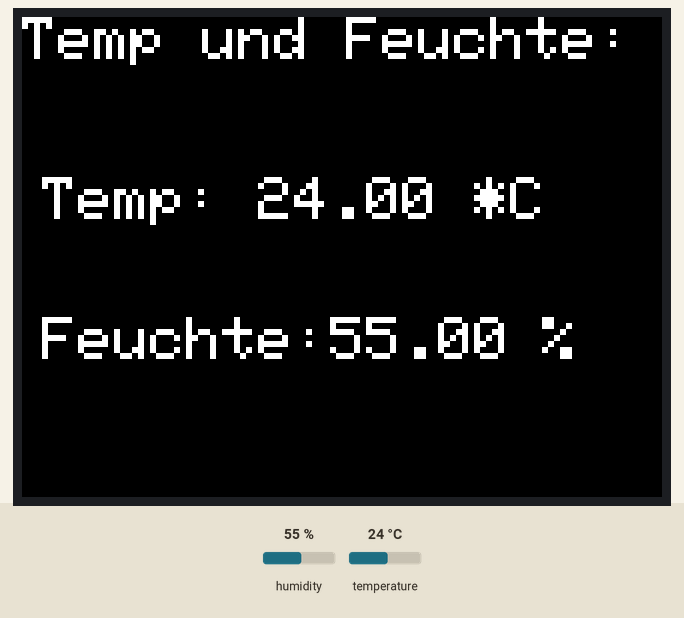
This sketch was run on a simulated ESP32. Shown: 320×240 colour display. The test bench sets the inputs (shaded band); at power-on: humidity 55 %, temperature 24 °C. What the sketch prints to the serial monitor is not drawn.

Above: at 1.3 s.
1.4 s: humidity set to 22 %
At 5.6 s:
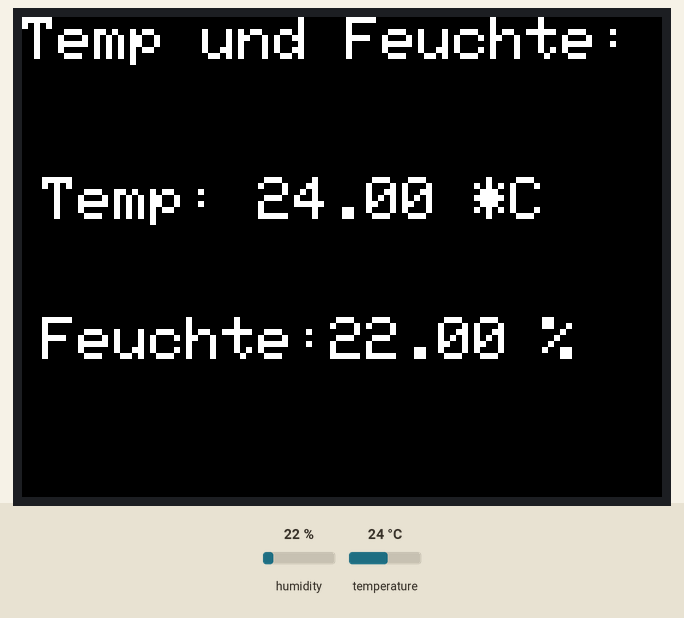
Timing chart, 0 to 7.1 s (numbered marks = the images above; inputs shaded):
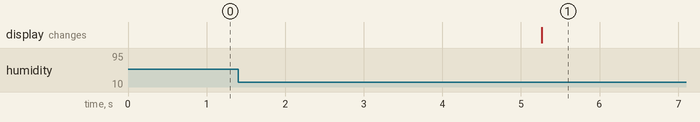

Measured:
- after the input at 1.4 s, the display: changes after 3.9 s (image 1)

The sketch:

DHT12.ino
```cpp
#include <M5Stack.h>
#include "DHT12.h"
#include <Wire.h>     //The DHT12 uses I2C comunication.
DHT12 dht12;          //Preset scale CELSIUS and ID 0x5c.

/*
For configuration library:
DHT12 dht12("Scale temperature","ID device for I2C");
On "Scale temperature" you can select the preset scale:
CELSIUS, FAHRENHEIT or KELVIN.
And on "ID device", you can put ID sensor, on DHT12
normally is 0x5c.
Examples:
  DHT12 dht12;
The preset scale is CELSIUS and ID is 0x5c.
  DHT12 dht12(KELVIN);
the preset scale is KELVIN and ID is 0x5c.
  DHT12 dht12(FAHRENHEIT,0x53);
The preset scale is FAHRENHEIT and ID is 0x53.
*/
  int xt=10;
  int yt=80;
  int xf=10;
  int yf=150;
  int xp=260;
  int yp=150;


void setup() {
  M5.begin();
  Wire.begin();
M5.Lcd.setTextSize(3);
  Serial.println("Temp. und Feuchte:");
  M5.Lcd.println("Temp und Feuchte:");

}

void loop() {
  //Read temperature with preset scale.
  Serial.print("Temperatur: ");
     M5.Lcd.setCursor(xt, yt);
     M5.Lcd.print("Temp: ");
  Serial.print(dht12.readTemperature());

  M5.Lcd.print(dht12.readTemperature());

  //Read humidity.
  Serial.print("*C    Feuchte: ");
  M5.Lcd.print(" *C");
  Serial.print(dht12.readHumidity());
  M5.Lcd.setCursor(xf, yf);
    M5.Lcd.print("Feuchte:");
  M5.Lcd.println(dht12.readHumidity());
    M5.Lcd.setCursor(xp, yp);
M5.Lcd.print("%");
  /*

  //Read temperature as forced fahrenheit.
  Serial.println("%RH");
  Serial.println("%RH");
  Serial.print("Temperatura: ");
  Serial.print(dht12.readTemperature(FAHRENHEIT));

  //Read termperature as forced kelvin.
  Serial.println("*F");
  Serial.print("Temp: ");
  Serial.print(dht12.readTemperature(KELVIN));
  Serial.println("*K");
*/
  delay(5000);
}
```
